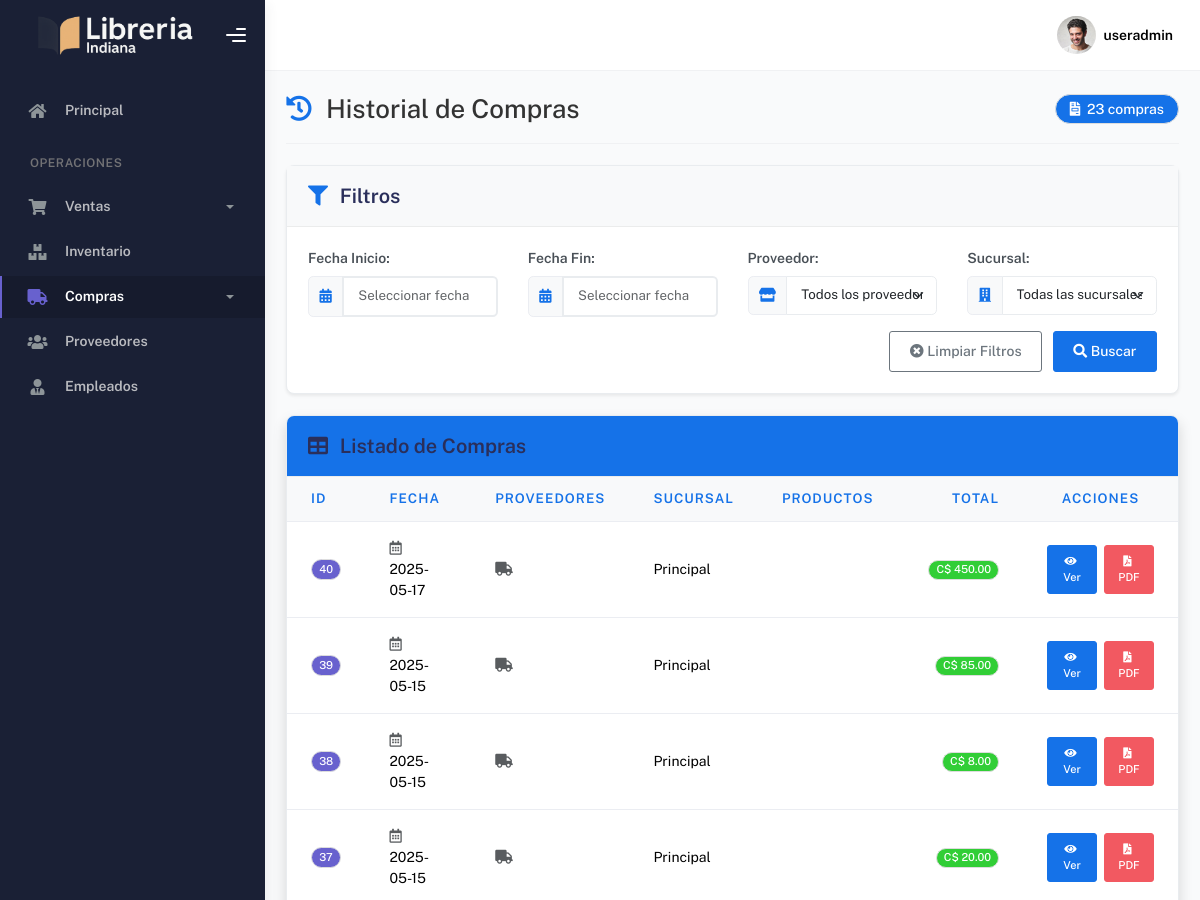
The app's page /compras/historial (signed in, upper part), older data.
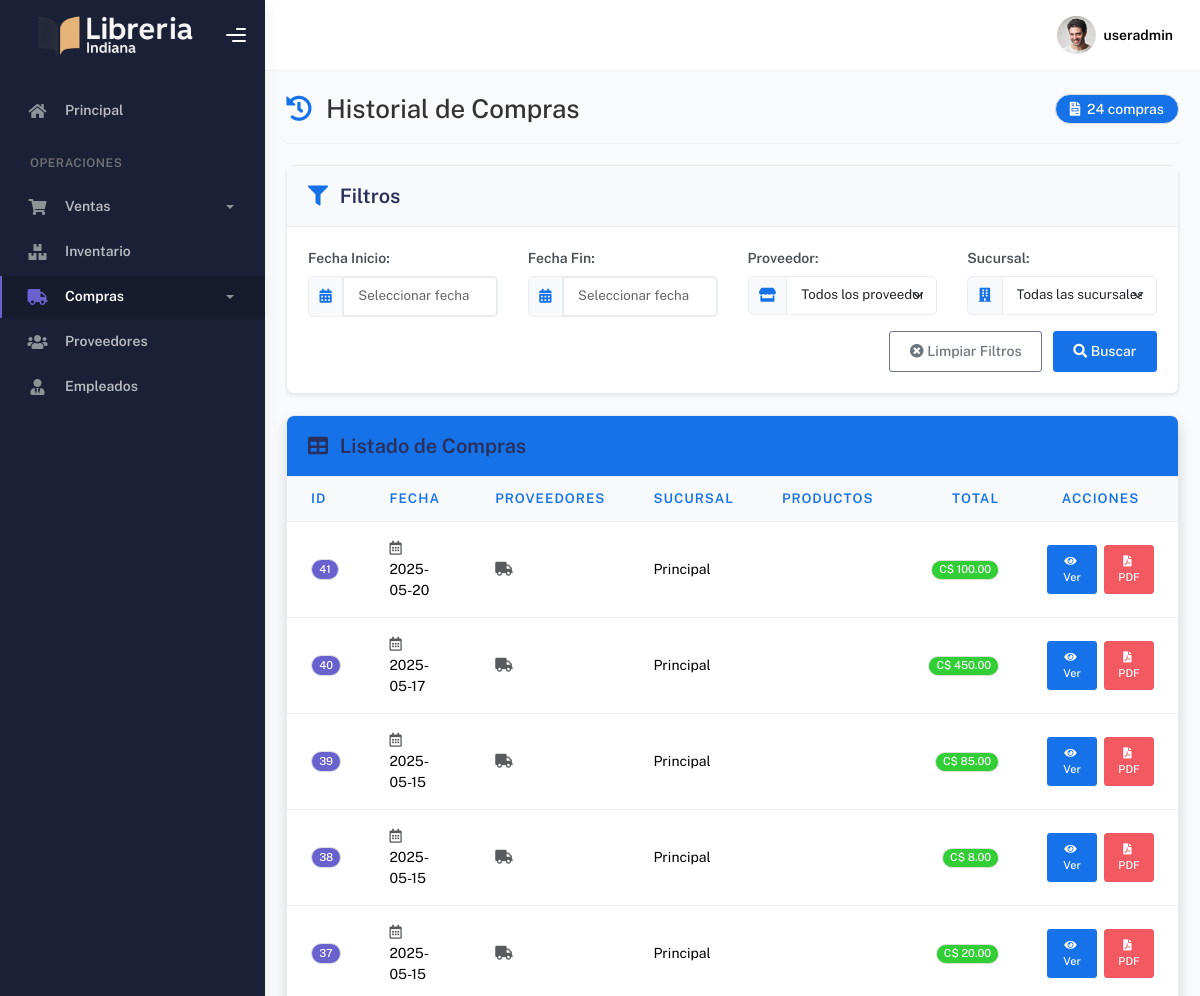
The same page, newer data.
### tables this page shows
CREATE TABLE Compra (
    IDCompra INTEGER PRIMARY KEY AUTOINCREMENT,
    Fecha DATETIME,
    Total DECIMAL NOT NULL
);

### app/blueprints/compras/routes.py (the view)
@compras_bp.route('/historial')
@login_required
def historial():
    fecha_inicio = request.args.get('fecha_inicio', '')
    fecha_fin = request.args.get('fecha_fin', '')
    proveedor_id = request.args.get('proveedor', '')
    sucursal_id = request.args.get('sucursal', '')
    query = '''
    SELECT c.IDCompra, c.Fecha, c.Total, p.Nombre as Proveedor, s.Nombre as Sucursal
    FROM Compra c
    JOIN Detalle_Compra dc ON c.IDCompra = dc.IDCompra
    JOIN Proveedor p ON dc.IDProveedor = p.IDProveedor
    JOIN Sucursal s ON dc.IDSucursal = s.IDSucursal
    '''
    conditions = []
    params = []
    if fecha_inicio:
        conditions.append('c.Fecha >= ?')
        params.append(fecha_inicio)
    if fecha_fin:
        conditions.append('c.Fecha <= ?')
        params.append(fecha_fin)
    if proveedor_id:
        conditions.append('dc.IDProveedor = ?')
        params.append(proveedor_id)
    if sucursal_id:
        conditions.append('dc.IDSucursal = ?')
        params.append(sucursal_id)
    if conditions:
        query += ' WHERE ' + ' AND '.join(conditions)
    query += ' GROUP BY c.IDCompra ORDER BY c.Fecha DESC'
    conn = get_db_connection()
    compras = conn.execute(query, params).fetchall()
    proveedores = conn.execute('SELECT * FROM Proveedor ORDER BY Nombre').fetchall()
    sucursales = conn.execute('SELECT * FROM Sucursal ORDER BY Nombre').fetchall()
    conn.close()
    return render_template(
        'compras/historial_compras.html',
        compras=compras,
        proveedores=proveedores,
        sucursales=sucursales,
        fecha_inicio=fecha_inicio,
        fecha_fin=fecha_fin,
        proveedor_id=proveedor_id,
        sucursal_id=sucursal_id
    )

### app/utils/__init__.py (called while the page is built)
def login_required(f):
    @wraps(f)
    def decorated_function(*args, **kwargs):
        if session.get("user_id") is None:
            return redirect(url_for('auth.login'))
        return f(*args, **kwargs)
    return decorated_function

### app/utils/db.py (called while the page is built)
def get_db_connection():
    conn = sqlite3.connect(current_app.config['DATABASE_PATH'])
    conn.row_factory = sqlite3.Row
    return conn

### app/blueprints/compras/templates/compras/historial_compras.html (shortened to what the changed rows need)
{% extends "layout.html" %}
{% block style %}
<link rel="stylesheet" href="https://cdn.jsdelivr.net/npm/flatpickr/dist/flatpickr.min.css">
<link rel="stylesheet" href="https://cdn.datatables.net/1.11.5/css/dataTables.bootstrap5.min.css">
{% endblock %}
{% block main %}
<div class="container-fluid">
    <div class="d-flex justify-content-between align-items-center mb-4 pb-3 border-bottom">
        <h2 class="m-0 d-flex align-items-center">
            <i class="fas fa-history text-primary me-3"></i>
            Historial de Compras
        </h2>
        <span class="badge bg-primary rounded-pill px-3 py-2 fs-6">
            <i class="fas fa-file-invoice me-1"></i>
            {{ compras|length }} compras
        </span>
    </div>
    <div class="card data-card shadow">
        <div class="card-body p-0">
            <div class="table-responsive">
                <table class="table table-hover mb-0" id="tablaCompras">
                    <thead class="table-light">
                        <tr>
                            <th class="fw-bold text-primary border-bottom">ID</th>
                            <th class="fw-bold text-primary border-bottom">Fecha</th>
                            <th class="fw-bold text-primary border-bottom">Proveedores</th>
                            <th class="fw-bold text-primary border-bottom">Sucursal</th>
                            <th class="fw-bold text-primary border-bottom text-center">Productos</th>
                            <th class="fw-bold text-primary border-bottom text-end">Total</th>
                            <th class="fw-bold text-primary border-bottom text-center">Acciones</th>
                        </tr>
                    </thead>
                    <tbody>
                        {% for compra in compras %}
                        <tr>
                            <td class="align-middle">
                                <span class="badge bg-secondary">{{ compra.IDCompra }}</span>
                            </td>
                            <td class="align-middle">
                                <i class="far fa-calendar-alt me-1 text-muted"></i>
                                {{ compra.Fecha }}
                            </td>
                            <td class="align-middle">
                                <i class="fas fa-truck me-1 text-muted"></i>
                                {{ compra.proveedores }}</td>
                            <td class="align-middle">{{ compra.sucursal }}</td>
                            <td class="text-center align-middle">{{ compra.num_productos }}</td>
                            <td class="text-end align-middle">
                                <span class="badge bg-success px-2 py-1">
                                    C$ {{ "{:,.2f}".format(compra.Total) }}
                                </span>
                            </td>
                            <td class="text-center align-middle">
                                <div class="d-flex gap-2 justify-content-center">
                                    <button class="btn btn-primary btn-sm ver-detalle" data-id="{{ compra.IDCompra }}">
                                        <i class="fas fa-eye me-1"></i>
                                        Ver
                                    </button>
                                    <button class="btn btn-danger btn-sm exportar-pdf" data-id="{{ compra.IDCompra }}">
                                        <i class="fas fa-file-pdf me-1"></i>
                                        PDF
                                    </button>
                                </div>
                            </td>
                        </tr>
                        {% endfor %}
                    </tbody>
                </table>
            </div>
        </div>
    </div>
</div>
{% endblock %}

Row changes from the older to the newer data that the page shows:
added Compra: IDCompra "41", Fecha "2025-05-20", sucursal "Principal", Total "100.00"
Text that changed along with them:
{{ compras|length }}: "23" → "24"
